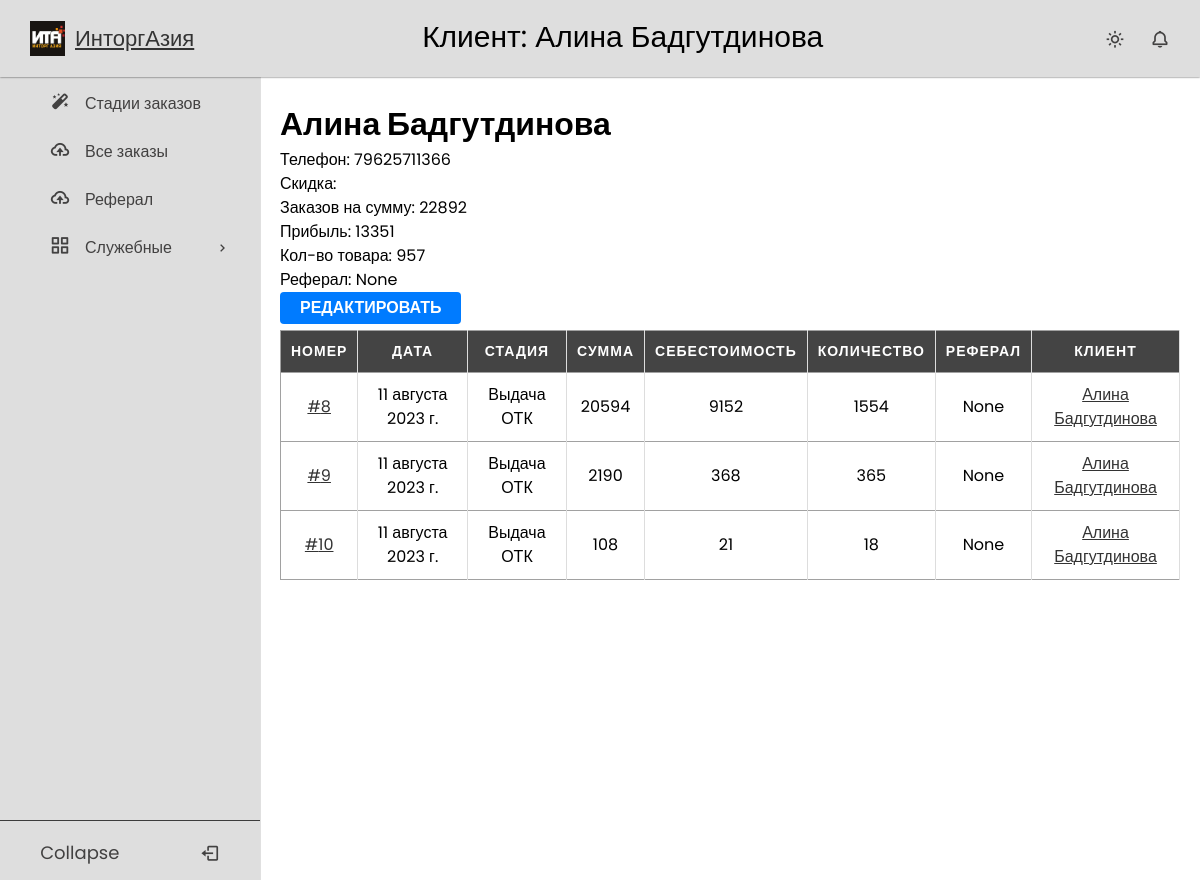
Page /client/34/ (signed in) on the earlier database version.
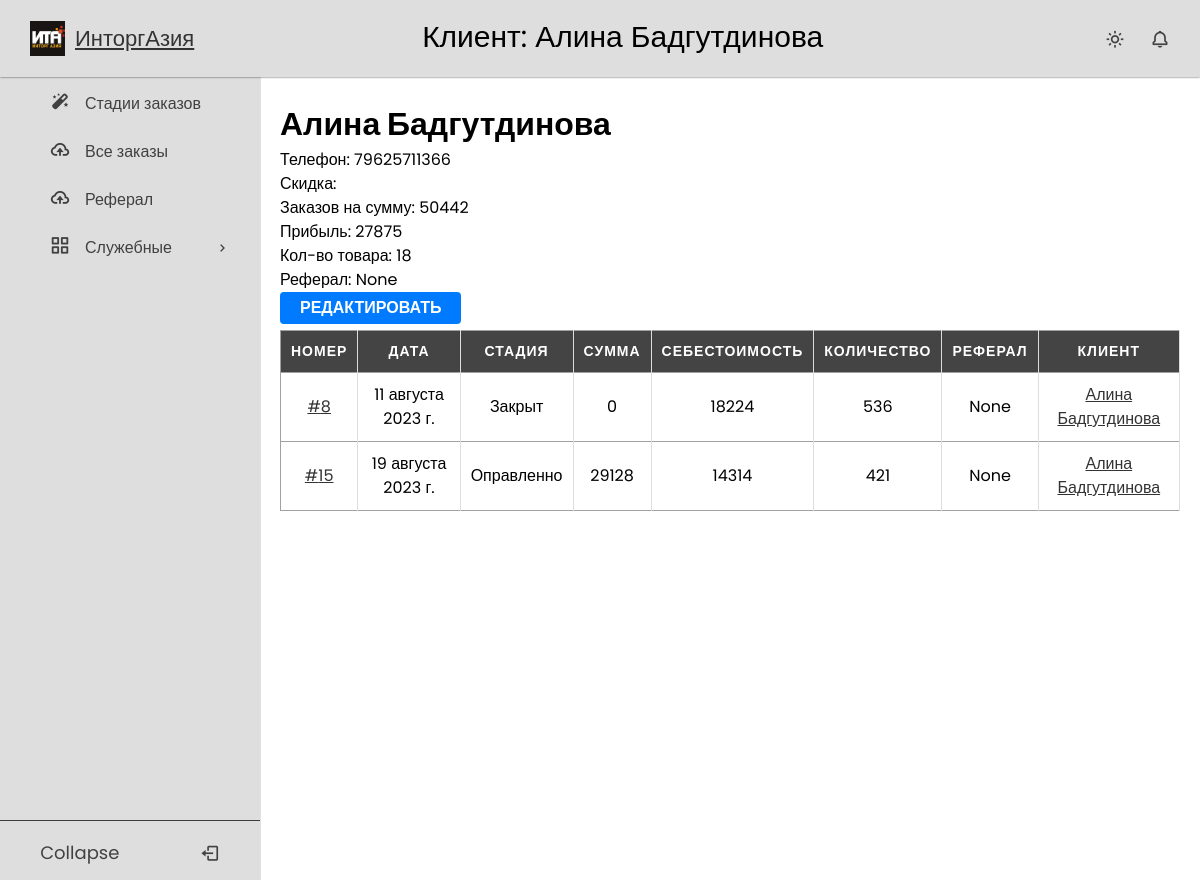
Same page on the later database version.
### users/models.py (models this page shows, shortened)
class User(AbstractBaseUser, PermissionsMixin):
    disabled = models.BooleanField(default=False)
    username = models.CharField(max_length=100, blank=True, null=True, unique=True, help_text='Номер телефона')
    first_name = models.CharField(max_length=254)
    last_name = models.CharField(max_length=254)
    is_staff = models.BooleanField(default=False)
    is_superuser = models.BooleanField(default=False)
    is_active = models.BooleanField(default=True)
    last_login = models.DateTimeField(null=True, blank=True)
    date_joined = models.DateTimeField(null=True, auto_now=True)
    joined_date = models.DateTimeField(default=timezone.now)
    user_type = models.CharField(max_length=20, choices=UserType.choices, default=UserType.CLIENT)
    discount = models.ForeignKey(DiscountType, on_delete=models.PROTECT, blank=True, null=True)
    money = models.IntegerField(default=0)
    profit = models.IntegerField(default=0)
    product_count = models.IntegerField(default=0, blank=True, null=True)
    referal_money = models.IntegerField(default=0, blank=True, null=True)
    referral = models.ForeignKey('self', on_delete=models.SET_NULL, blank=True, null=True)
    class Meta:
        ordering = ('disabled','-product_count')
    USERNAME_FIELD = 'username'
    REQUIRED_FIELDS = []
    objects = UserManager()
    def __str__(self):
        return f'{self.first_name} {self.last_name}'

### crm_app/models.py (models this page shows, shortened)
class Order(models.Model):
    stage = models.CharField(max_length=20, choices=OrderStages.choices, default=OrderStages.DATABASE_LOADING)
    name = models.CharField(max_length=50, blank=True)
    cashbox = models.ForeignKey("Cashbox", on_delete=models.PROTECT, blank=True, null=True)
    amount = models.IntegerField(default=0)
    amount_paid = models.IntegerField(default=0)
    referral_money = models.IntegerField(default=0)
    cost_price = models.IntegerField(default=0)
    count = models.IntegerField(default=0)
    date = models.DateField(default=timezone.now)
    day = models.IntegerField(validators=[MaxValueValidator(31), MinValueValidator(1)], default=1)
    month = models.IntegerField(validators=[MaxValueValidator(12), MinValueValidator(1)], default=1)
    year = models.IntegerField(validators=[MaxValueValidator(2070), MinValueValidator(2020)], default=2023)
    time = models.TimeField(default=timezone.now)
    client = models.ForeignKey(CustomUser, on_delete=models.PROTECT)
    defective = models.IntegerField(default=0, blank=True)
    good_quality = models.IntegerField(default=0, blank=True)
    discount = models.IntegerField(default=0)
    date_of_actual_arrival = models.DateField(null=True, blank=True)
    actual_shipment_date = models.DateField(null=True, blank=True)

### crm_app/views.py (the view)
# urls.py: path('client/<int:pk>/', ClientDetailView.as_view(), name='client_detail'),
class ClientDetailView(LockedView, DetailView):
    model = CustomUser
    template_name = 'crmapp/client_detail.html'
    paginate_by = 20
    def get_context_data(self, **kwargs):
        context = super(ClientDetailView, self).get_context_data()
        context['orders'] = Order.objects.filter(client_id=self.object.id)
        return context

### users/permissions.py (called while the page is built)
    def test_func(self):
        return self.request.user.user_type == UserType.WORKER

### templates/crmapp/client_detail.html
{% extends 'base.html' %}
{% load static %}
{% block css %}
    <link rel="stylesheet" href="{% static 'css/tables.css' %}">
{% endblock %}
{% block page_title %}
Клиент: {{ user }}
{% endblock %}
{% block content %}
 <h1>{{ user }}</h1>
    <p>Телефон: {{ user.username }}</p>
    <p>Скидка: {{ user.discount.name }}</p>
    <p>Заказов на сумму: {{ user.money }}</p>
    <p>Прибыль: {{ user.profit }}</p>
    <p>Кол-во товара: {{ user.product_count }}</p>
    <p>Реферал: {{ user.referral }}</p>
    <a href="{% url 'user_change' user.id %}"><button>Редактировать</button></a>
<table>
  <thead>
    <tr>
        <th>Номер</th>
        <th>Дата</th>
        <th>Стадия</th>
        <th>Сумма</th>
        <th>Себестоимость</th>
        <th>Количество</th>
        <th>Реферал</th>
        <th>Клиент</th>
    </tr>
  </thead>
  <tbody>
    {% for order in orders %}
      <tr>
        <td><a href="{% url 'order_detail' order.id %}">#{{ order.id }}</a></td>
        <td>{{ order.date }}</td>
        <td>{{ order.get_stage_display }}</td>
        <td>{{ order.amount }}</td>
        <td>{{ order.cost_price }}</td>
        <td>{{ order.count }}</td>
        <td>{{ order.client.referral }}</td>
        <td><a href="{% url 'client_detail' order.client.id %}">{{ order.client }}</a></td>
      </tr>
    {% endfor %}
  </tbody>
</table>
{% endblock %}

Differences in the rows shown:
removed Order: id "9", date "11 августа 2023 г.", stage "Выдача ОТК", amount "2190", cost_price "368", count "365", client.referral "None", client "Алина Бадгутдинова"
removed Order: id "10", date "11 августа 2023 г.", stage "Выдача ОТК", amount "108", cost_price "21", count "18", client.referral "None", client "Алина Бадгутдинова"
changed User "Алина Бадгутдинова": money "22892" → "50442"; profit "13351" → "27875"; product_count "957" → "18"
changed Order id 8: stage "Выдача ОТК" → "Закрыт"; amount "20594" → "0"; cost_price "9152" → "18224"; count "1554" → "536"
added Order: id "15", date "19 августа 2023 г.", stage "Оправленно", amount "29128", cost_price "14314", count "421", client.referral "None", client "Алина Бадгутдинова"
